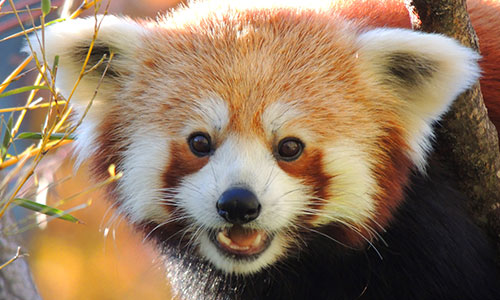
#> input picture image/red_panda.jpg, 500 x 300 px
$ python cv_geometric_transformation_13.py
#> lines starting #> are read from the running program, lines starting #| are printed output that depends on the picture
import cv2
import numpy as np
import matplotlib.pylab as plt

img=cv2.imread("image/red_panda.jpg")
#> img is the input picture: shape (300, 500, 3); mean B, G, R 96.8, 121.6, 146.7
rows,cols,ch=img.shape
#> rows = 300; cols = 500; ch = 3

print("heights: ",rows)
#| heights:  300
print("width: ",cols)
#| width:  500


scaled_img=cv2.resize(img,None,fx=2,fy=1)
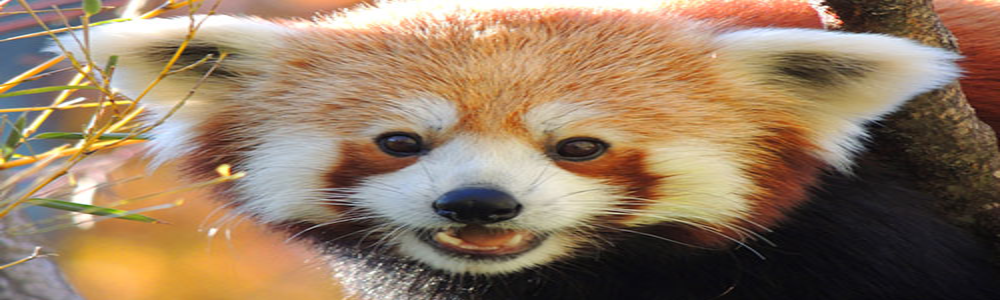
#> scaled_img: shape (300, 1000, 3); mean B, G, R 96.9, 121.7, 146.8

matrix_t=np.float32([[1,0,50],
                   [0,1,50]])
translated_img=cv2.warpAffine(img,matrix_t,(cols,rows))
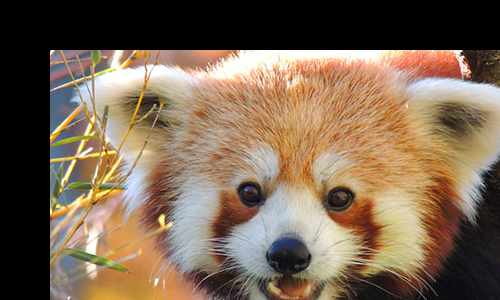
#> translated_img: shape (300, 500, 3); mean B, G, R 82.2, 102.5, 122.5

matrix_r=cv2.getRotationMatrix2D((cols/2,rows/2),90,0.5)
rotation_img=cv2.warpAffine(img,matrix_r,(cols,rows))
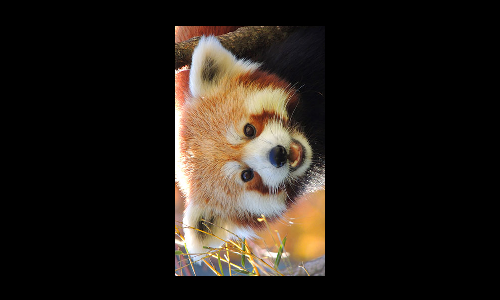
#> rotation_img: shape (300, 500, 3); mean B, G, R 24.3, 30.5, 36.7

cv2.imshow("original image",img)
cv2.imshow("scaled image",scaled_img)
cv2.imshow("traslated image",translated_img)
cv2.imshow("rotation img",rotation_img)
cv2.waitKey(0)
cv2.destroyAllWindows()
